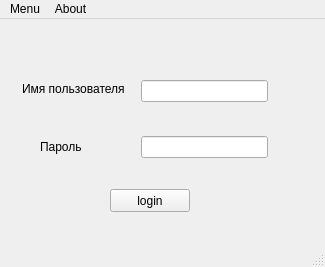
<?xml version="1.0" encoding="UTF-8"?>
<ui version="4.0">
 <class>MainWindow</class>
 <widget class="QMainWindow" name="MainWindow">
  <property name="geometry">
   <rect>
    <x>0</x>
    <y>0</y>
    <width>325</width>
    <height>267</height>
   </rect>
  </property>
  <property name="windowTitle">
   <string>Login</string>
  </property>
  <property name="windowIcon">
   <iconset resource="resources.qrc">
    <normaloff>:/icons/Go-home-2.svg</normaloff>:/icons/Go-home-2.svg</iconset>
  </property>
  <widget class="QWidget" name="centralwidget">
   <widget class="QPushButton" name="loginButton">
    <property name="geometry">
     <rect>
      <x>110</x>
      <y>170</y>
      <width>80</width>
      <height>23</height>
     </rect>
    </property>
    <property name="text">
     <string>login</string>
    </property>
    <property name="shortcut">
     <string>Return</string>
    </property>
   </widget>
   <widget class="QLabel" name="login">
    <property name="geometry">
     <rect>
      <x>22</x>
      <y>62</y>
      <width>112</width>
      <height>16</height>
     </rect>
    </property>
    <property name="text">
     <string>Имя пользователя</string>
    </property>
   </widget>
   <widget class="QLabel" name="password">
    <property name="geometry">
     <rect>
      <x>40</x>
      <y>120</y>
      <width>46</width>
      <height>16</height>
     </rect>
    </property>
    <property name="text">
     <string>Пароль</string>
    </property>
   </widget>
   <widget class="QWidget" name="">
    <property name="geometry">
     <rect>
      <x>141</x>
      <y>61</y>
      <width>127</width>
      <height>78</height>
     </rect>
    </property>
    <layout class="QVBoxLayout" name="verticalLayout">
     <item>
      <widget class="QLineEdit" name="usernameEdit"/>
     </item>
     <item>
      <spacer name="verticalSpacer">
       <property name="orientation">
        <enum>Qt::Vertical</enum>
       </property>
       <property name="sizeHint" stdset="0">
        <size>
         <width>20</width>
         <height>18</height>
        </size>
       </property>
      </spacer>
     </item>
     <item>
      <widget class="QLineEdit" name="passwdEdit">
       <property name="echoMode">
        <enum>QLineEdit::Password</enum>
       </property>
      </widget>
     </item>
    </layout>
   </widget>
  </widget>
  <widget class="QMenuBar" name="menubar">
   <property name="geometry">
    <rect>
     <x>0</x>
     <y>0</y>
     <width>325</width>
     <height>20</height>
    </rect>
   </property>
   <widget class="QMenu" name="menuAbout">
    <property name="title">
     <string>About</string>
    </property>
    <addaction name="actionAbout_dWell"/>
    <addaction name="actionAbout_Qt"/>
    <addaction name="actionAutors"/>
   </widget>
   <widget class="QMenu" name="menuMenu">
    <property name="title">
     <string>Menu</string>
    </property>
    <addaction name="actionClose"/>
   </widget>
   <addaction name="menuMenu"/>
   <addaction name="menuAbout"/>
  </widget>
  <widget class="QStatusBar" name="statusbar"/>
  <action name="actionAutors">
   <property name="text">
    <string>Autors</string>
   </property>
  </action>
  <action name="actionAbout_Qt">
   <property name="text">
    <string>About Qt</string>
   </property>
  </action>
  <action name="actionAbout_dWell">
   <property name="text">
    <string>About dWell</string>
   </property>
  </action>
  <action name="actionClose">
   <property name="text">
    <string>Close</string>
   </property>
  </action>
 </widget>
 <resources>
  <include location="resources.qrc"/>
 </resources>
 <connections>
  <connection>
   <sender>actionClose</sender>
   <signal>triggered()</signal>
   <receiver>MainWindow</receiver>
   <slot>close()</slot>
   <hints>
    <hint type="sourcelabel">
     <x>-1</x>
     <y>-1</y>
    </hint>
    <hint type="destinationlabel">
     <x>399</x>
     <y>299</y>
    </hint>
   </hints>
  </connection>
 </connections>
</ui>
